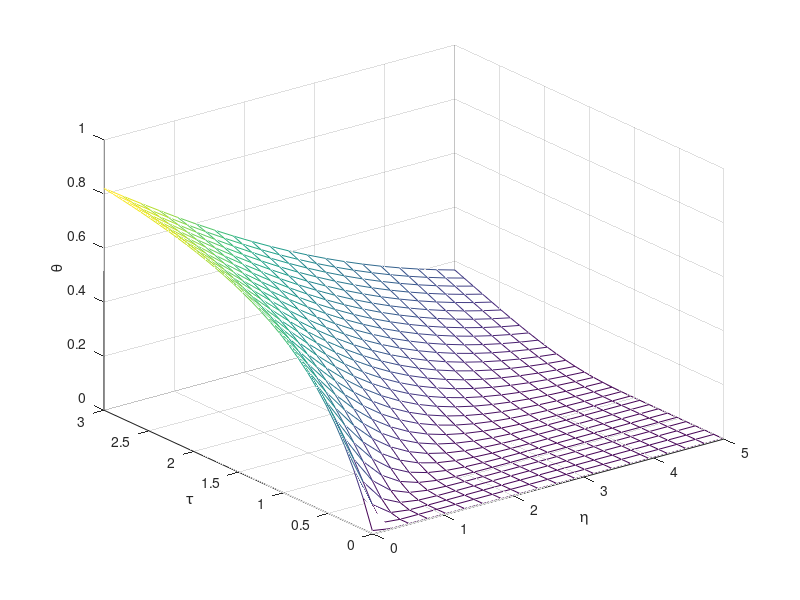
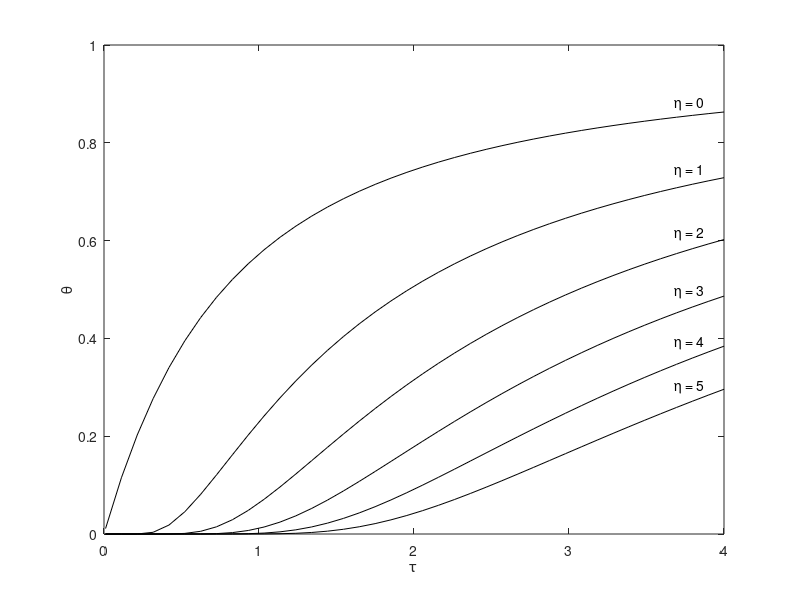

MATLAB code for these plots, in order:
% Transient Heat Conduction Time and Temperature Distributions in a Semi-Infinite Solid

% Range of the temperature in the semi-infinite solid (1)
tau = linspace(0.01, 3, 30);
% Range of the temperature in the semi-infinite solid (2)
eta = linspace(0, 5, 20);
% Generate x and t matrices for three-dimensional plots
[x, t] = meshgrid(eta, tau);
%{
The inline command lets you create a function of any number of variables
by giving a string containing the function followed by a series of strings
denoting the order of the input variables.
%}
theta = inline('erfc(0.5*x./t)-exp(x+t.^2).*erfc(0.5*x./t+t) ', 'x', 't');
% Create a figure graphics object
figure(1)
% Mesh surface plot
mesh(x, t, theta(x, t))
% eta Label
xlabel('\eta')
% tau Label
ylabel('\tau')
% theta Label
zlabel('\theta')
% Create a figure graphics object (2)
figure(2)
% eta Number
eta = 0:5;
% Range tau Number
tau = linspace(0.01, 4, 40);
for k = 1:length(eta)
thet = theta(eta(k), tau);
plot(tau, thet, 'k-')
text(.92*4,1.02*thet(end), ['\eta = ' num2str(eta(k))])
hold on
end
% tau Label (2)
xlabel('\tau')
% theta Label (2)
ylabel('\theta')